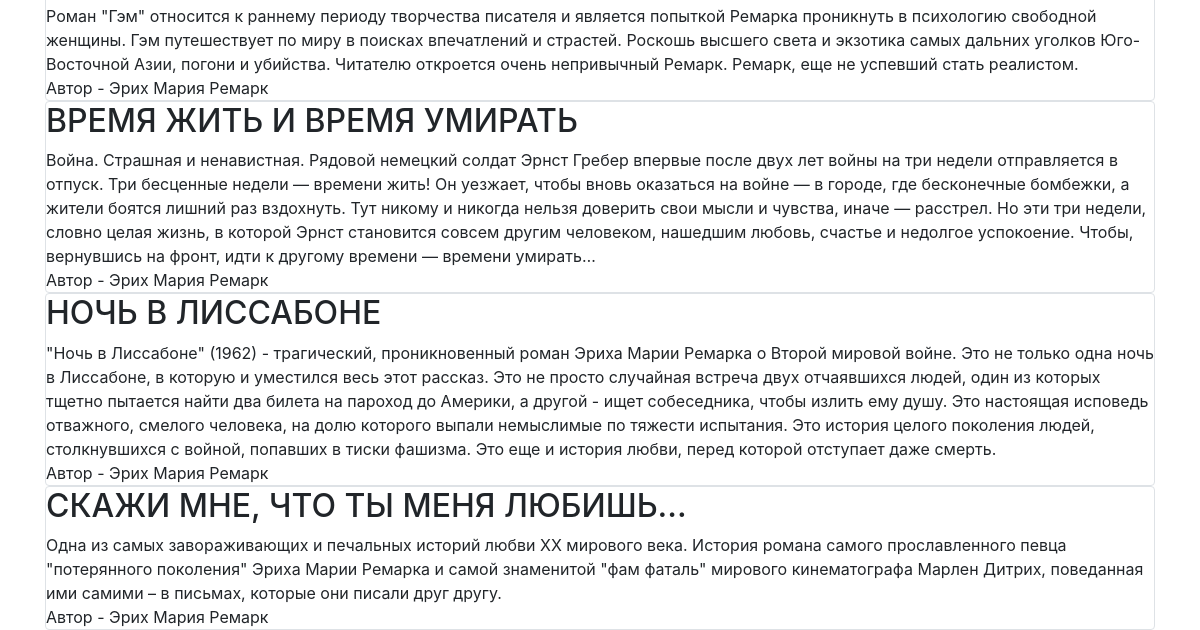
Before: / (lower part) with the older database file.
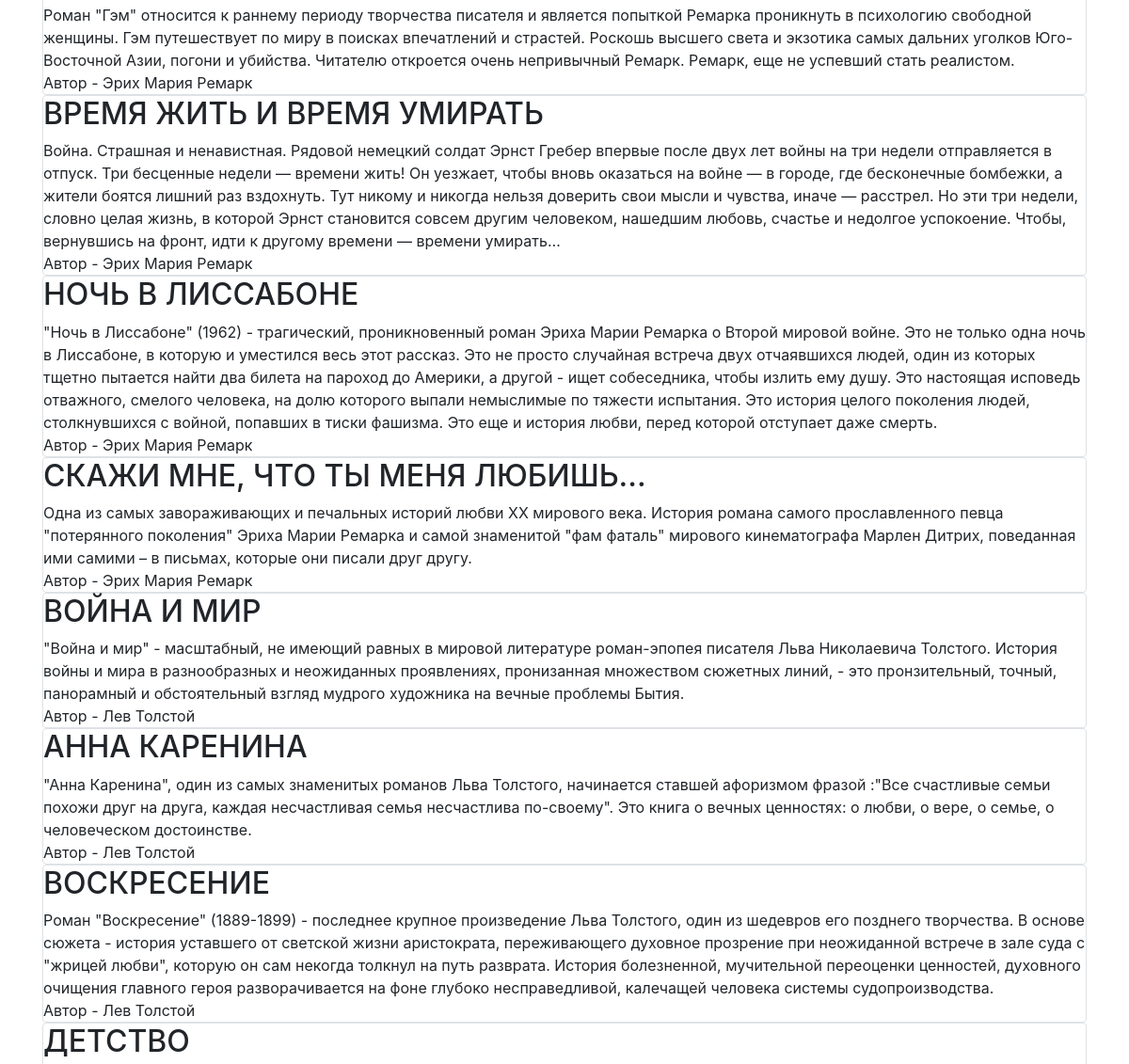
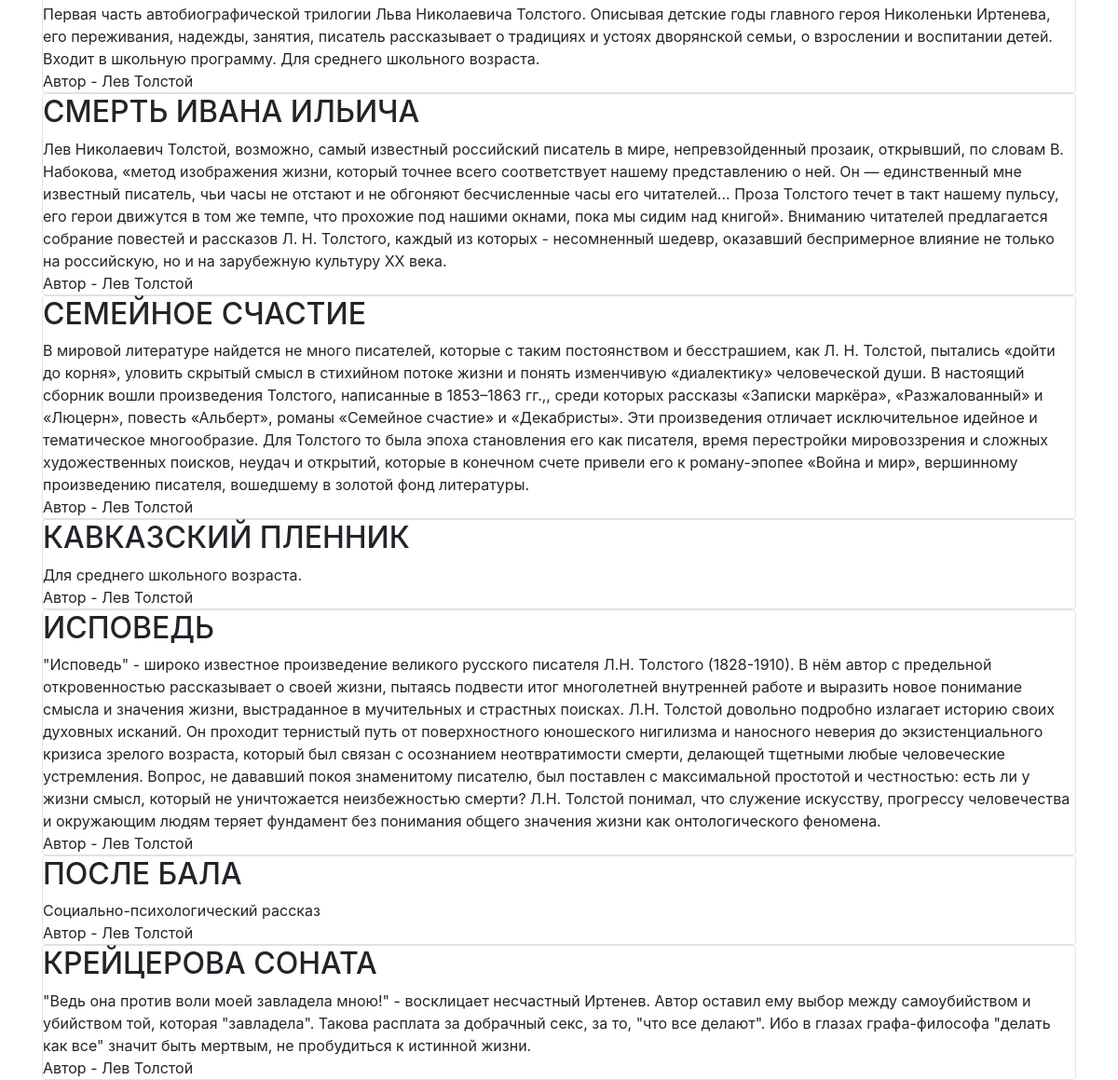
After: the same page with the newer database file (2 pictures, top to bottom).
### data/books.py (models this page shows)
class Books(SqlAlchemyBase, SerializerMixin):
    __tablename__ = 'books'
    id = sqlalchemy.Column(sqlalchemy.Integer, primary_key=True, autoincrement=True)
    title = sqlalchemy.Column(sqlalchemy.String, nullable=True)
    description = sqlalchemy.Column(sqlalchemy.String, nullable=True)
    price = sqlalchemy.Column(sqlalchemy.Integer, nullable=True)
    count = sqlalchemy.Column(sqlalchemy.Integer, nullable=True)
    author_id = sqlalchemy.Column(sqlalchemy.Integer, sqlalchemy.ForeignKey("author.id"))
    author = orm.relation('Author')

### data/author.py (models this page shows)
class Author(SqlAlchemyBase, SerializerMixin):
    __tablename__ = 'author'
    id = sqlalchemy.Column(sqlalchemy.Integer, primary_key=True, autoincrement=True)
    name = sqlalchemy.Column(sqlalchemy.String, nullable=True)
    books = orm.relation("Books", back_populates='author')

### main.py (the view)
@app.route("/")
def main_page():
    session = db_session.create_session()
    books = session.query(Books)
    return render_template("main_page.html", books=books)

### data/db_session.py (called while the page is built)
def create_session() -> Session:
    global __factory
    return __factory()

### templates/main_page.html (shortened to what this page needs)
{% extends "base.html" %}
{% block content %}
{% for item in books%}
    {% if item.count != 0 %}
    <div class="col-md6 border rounded">
        <h2>{{item.title}}</h2>
        <div>
            {{item.description}}
        </div>
        <div>
            Автор - {{item.author.name}}
        </div>
    </div>
    {% endif %}
{% endfor %}
{% endblock %}

### templates/base.html (shortened to what this page needs)
<!doctype html>
<html lang="en">
<head>
    <link rel="stylesheet"
          href="https://stackpath.bootstrapcdn.com/bootstrap/4.4.1/css/bootstrap.min.css"
>
</head>
<body>
<main role="main" class="container">
    {% block content %}{% endblock %}
</main>
</body>
</html>

Changed rows visible on the page:
added Books: title "ВОЙНА И МИР", description "\"Война и мир\" - масштабный, не имеющий равных в мировой литературе роман-эпопея писателя Льва Николаевича Толстого. История войны и мира в разнообразных и неожиданных проявлениях, пронизанная множеством сюжетных линий, - это пронзительный, точный, панорамный и обстоятельный взгляд мудрого художника на вечные проблемы Бытия.", author.name "Лев Толстой"
added Books: title "АННА КАРЕНИНА", description "\"Анна Каренина\", один из самых знаменитых романов Льва Толстого, начинается ставшей афоризмом фразой :\"Все счастливые семьи похожи друг на друга, каждая несчастливая семья несчастлива по-своему\". Это книга о вечных ценностях: о любви, о вере, о семье, о человеческом достоинстве.", author.name "Лев Толстой"
added Books: title "ВОСКРЕСЕНИЕ", description "Роман \"Воскресение\" (1889-1899) - последнее крупное произведение Льва Толстого, один из шедевров его позднего творчества. В основе сюжета - история уставшего от светской жизни аристократа, переживающего духовное прозрение при неожиданной встрече в зале суда с \"жрицей любви\", которую он сам некогда толкнул на путь разврата. История болезненной, мучительной переоценки ценностей, духовного очищения главного героя разворачивается на фоне глубоко несправедливой, калечащей человека системы судопроизводства.", author.name "Лев Толстой"
added Books: title "ДЕТСТВО", description "Первая часть автобиографической трилогии Льва Николаевича Толстого. Описывая детские годы главного героя Николеньки Иртенева, его переживания, надежды, занятия, писатель рассказывает о традициях и устоях дворянской семьи, о взрослении и воспитании детей. Входит в школьную программу. Для среднего школьного возраста.", author.name "Лев Толстой"
added Books: title "СМЕРТЬ ИВАНА ИЛЬИЧА", description "Лев Николаевич Толстой, возможно, самый известный российский писатель в мире, непревзойденный прозаик, открывший, по словам В. Набокова, «метод изображения жизни, который точнее всего соответствует нашему представлению о ней. Он — единственный мне известный писатель, чьи часы не отстают и не обгоняют бесчисленные часы его читателей... Проза Толстого течет в такт нашему пульсу, его герои движутся в том же темпе, что прохожие под нашими окнами, пока мы сидим над книгой». Вниманию читателей предлагается собрание повестей и рассказов Л. Н. Толстого, каждый из которых - несомненный шедевр, оказавший беспримерное влияние не только на российскую, но и на зарубежную культуру XX века.", author.name "Лев Толстой"
added Books: title "СЕМЕЙНОЕ СЧАСТИЕ", description "В мировой литературе найдется не много писателей, которые с таким постоянством и бесстрашием, как Л. Н. Толстой, пытались «дойти до корня», уловить скрытый смысл в стихийном потоке жизни и понять изменчивую «диалектику» человеческой души. В настоящий сборник вошли произведения Толстого, написанные в 1853–1863 гг.,, среди которых рассказы «Записки маркёра», «Разжалованный» и «Люцерн», повесть «Альберт», романы «Семейное счастие» и «Декабристы». Эти произведения отличает исключительное идейное и тематическое многообразие. Для Толстого то была эпоха становления его как писателя, время перестройки мировоззрения и сложных художественных поисков, неудач и открытий, которые в конечном счете…", author.name "Лев Толстой"
added Books: title "КАВКАЗСКИЙ ПЛЕННИК", description "Для среднего школьного возраста.", author.name "Лев Толстой"
added Books: title "ИСПОВЕДЬ", description "\"Исповедь\" - широко известное произведение великого русского писателя Л.Н. Толстого (1828-1910). В нём автор с предельной откровенностью рассказывает о своей жизни, пытаясь подвести итог многолетней внутренней работе и выразить новое понимание смысла и значения жизни, выстраданное в мучительных и страстных поисках. Л.Н. Толстой довольно подробно излагает историю своих духовных исканий. Он проходит тернистый путь от поверхностного юношеского нигилизма и наносного неверия до экзистенциального кризиса зрелого возраста, который был связан с осознанием неотвратимости смерти, делающей тщетными любые человеческие устремления. Вопрос, не дававший покоя знаменитому писателю, был поставлен с…", author.name "Лев Толстой"
added Books: title "ПОСЛЕ БАЛА", description "Социально-психологический рассказ", author.name "Лев Толстой"
added Books: title "КРЕЙЦЕРОВА СОНАТА", description "\"Ведь она против воли моей завладела мною!\" - восклицает несчастный Иртенев. Автор оставил ему выбор между самоубийством и убийством той, которая \"завладела\". Такова расплата за добрачный секс, за то, \"что все делают\". Ибо в глазах графа-философа \"делать как все\" значит быть мертвым, не пробудиться к истинной жизни.", author.name "Лев Толстой"
